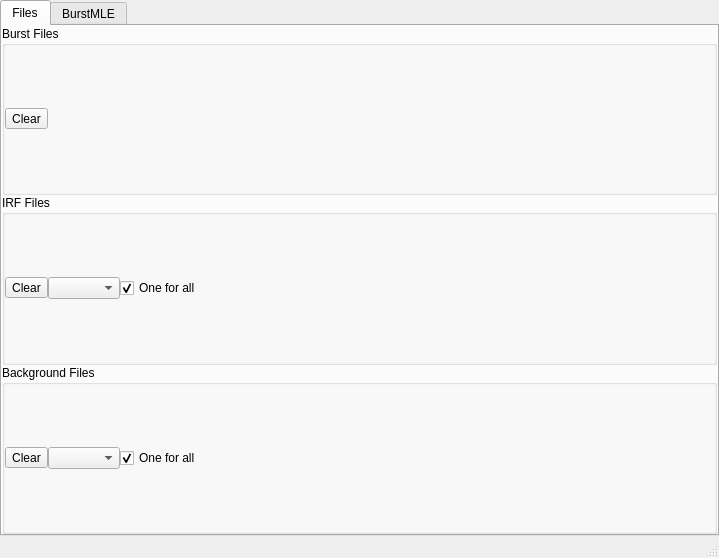
<?xml version="1.0" encoding="UTF-8"?>
<ui version="4.0">
 <class>MainWindow</class>
 <widget class="QMainWindow" name="MainWindow">
  <property name="geometry">
   <rect>
    <x>0</x>
    <y>0</y>
    <width>719</width>
    <height>512</height>
   </rect>
  </property>
  <property name="windowTitle">
   <string>MLE Lifetime Analysis</string>
  </property>
  <widget class="QWidget" name="centralwidget">
   <layout class="QVBoxLayout" name="verticalLayout">
    <property name="spacing">
     <number>0</number>
    </property>
    <property name="leftMargin">
     <number>0</number>
    </property>
    <property name="topMargin">
     <number>0</number>
    </property>
    <property name="rightMargin">
     <number>0</number>
    </property>
    <property name="bottomMargin">
     <number>0</number>
    </property>
    <item>
     <widget class="QTabWidget" name="tabWidget">
      <property name="currentIndex">
       <number>0</number>
      </property>
      <widget class="QWidget" name="tab_files">
       <attribute name="title">
        <string>Files</string>
       </attribute>
       <layout class="QHBoxLayout" name="horizontalLayout_5">
        <property name="spacing">
         <number>0</number>
        </property>
        <property name="leftMargin">
         <number>0</number>
        </property>
        <property name="topMargin">
         <number>0</number>
        </property>
        <property name="rightMargin">
         <number>0</number>
        </property>
        <property name="bottomMargin">
         <number>0</number>
        </property>
        <item>
         <layout class="QVBoxLayout" name="verticalLayout_3"/>
        </item>
        <item>
         <layout class="QVBoxLayout" name="verticalLayout_2">
          <item>
           <widget class="QGroupBox" name="groupBox_burst_files">
            <property name="sizePolicy">
             <sizepolicy hsizetype="Expanding" vsizetype="Preferred">
              <horstretch>0</horstretch>
              <verstretch>0</verstretch>
             </sizepolicy>
            </property>
            <property name="title">
             <string>Burst Files</string>
            </property>
            <layout class="QVBoxLayout" name="verticalLayout_7">
             <property name="spacing">
              <number>0</number>
             </property>
             <property name="leftMargin">
              <number>0</number>
             </property>
             <property name="topMargin">
              <number>0</number>
             </property>
             <property name="rightMargin">
              <number>0</number>
             </property>
             <property name="bottomMargin">
              <number>0</number>
             </property>
             <item>
              <layout class="QHBoxLayout" name="horizontalLayout">
               <item>
                <widget class="QToolButton" name="toolButton_clear_burst">
                 <property name="text">
                  <string>Clear</string>
                 </property>
                </widget>
               </item>
               <item>
                <spacer name="horizontalSpacer">
                 <property name="orientation">
                  <enum>Qt::Horizontal</enum>
                 </property>
                 <property name="sizeHint" stdset="0">
                  <size>
                   <width>40</width>
                   <height>20</height>
                  </size>
                 </property>
                </spacer>
               </item>
              </layout>
             </item>
             <item>
              <layout class="QVBoxLayout" name="verticalLayout_burst_files"/>
             </item>
            </layout>
           </widget>
          </item>
          <item>
           <widget class="QGroupBox" name="groupBox_irf_files">
            <property name="sizePolicy">
             <sizepolicy hsizetype="Expanding" vsizetype="Minimum">
              <horstretch>0</horstretch>
              <verstretch>0</verstretch>
             </sizepolicy>
            </property>
            <property name="title">
             <string>IRF Files</string>
            </property>
            <layout class="QVBoxLayout" name="verticalLayout_8">
             <property name="spacing">
              <number>0</number>
             </property>
             <property name="leftMargin">
              <number>0</number>
             </property>
             <property name="topMargin">
              <number>0</number>
             </property>
             <property name="rightMargin">
              <number>0</number>
             </property>
             <property name="bottomMargin">
              <number>0</number>
             </property>
             <item>
              <layout class="QHBoxLayout" name="horizontalLayout_2">
               <item>
                <widget class="QToolButton" name="toolButton_clear_irf">
                 <property name="text">
                  <string>Clear</string>
                 </property>
                </widget>
               </item>
               <item>
                <widget class="QComboBox" name="comboBox_irf_select"/>
               </item>
               <item>
                <widget class="QCheckBox" name="checkBox_irf_one_for_all">
                 <property name="text">
                  <string>One for all</string>
                 </property>
                 <property name="checked">
                  <bool>true</bool>
                 </property>
                </widget>
               </item>
               <item>
                <spacer name="horizontalSpacer_2">
                 <property name="orientation">
                  <enum>Qt::Horizontal</enum>
                 </property>
                 <property name="sizeHint" stdset="0">
                  <size>
                   <width>40</width>
                   <height>20</height>
                  </size>
                 </property>
                </spacer>
               </item>
              </layout>
             </item>
             <item>
              <layout class="QVBoxLayout" name="verticalLayout_irf_files"/>
             </item>
            </layout>
           </widget>
          </item>
          <item>
           <widget class="QGroupBox" name="groupBox_bg_files">
            <property name="sizePolicy">
             <sizepolicy hsizetype="Preferred" vsizetype="Minimum">
              <horstretch>0</horstretch>
              <verstretch>0</verstretch>
             </sizepolicy>
            </property>
            <property name="title">
             <string>Background Files</string>
            </property>
            <layout class="QVBoxLayout" name="verticalLayout_9">
             <property name="spacing">
              <number>0</number>
             </property>
             <property name="leftMargin">
              <number>0</number>
             </property>
             <property name="topMargin">
              <number>0</number>
             </property>
             <property name="rightMargin">
              <number>0</number>
             </property>
             <property name="bottomMargin">
              <number>0</number>
             </property>
             <item>
              <layout class="QHBoxLayout" name="horizontalLayout_3">
               <item>
                <widget class="QToolButton" name="toolButton_clear_bg">
                 <property name="text">
                  <string>Clear</string>
                 </property>
                </widget>
               </item>
               <item>
                <widget class="QComboBox" name="comboBox_background_select"/>
               </item>
               <item>
                <widget class="QCheckBox" name="checkBox_bg_one_for_all">
                 <property name="text">
                  <string>One for all</string>
                 </property>
                 <property name="checked">
                  <bool>true</bool>
                 </property>
                </widget>
               </item>
               <item>
                <spacer name="horizontalSpacer_3">
                 <property name="orientation">
                  <enum>Qt::Horizontal</enum>
                 </property>
                 <property name="sizeHint" stdset="0">
                  <size>
                   <width>40</width>
                   <height>20</height>
                  </size>
                 </property>
                </spacer>
               </item>
              </layout>
             </item>
             <item>
              <layout class="QVBoxLayout" name="verticalLayout_bg_files"/>
             </item>
            </layout>
           </widget>
          </item>
         </layout>
        </item>
       </layout>
      </widget>
      <widget class="QWidget" name="tab_parameters">
       <attribute name="title">
        <string>BurstMLE</string>
       </attribute>
       <layout class="QGridLayout" name="gridLayout_3">
        <item row="0" column="1" rowspan="6">
         <layout class="QVBoxLayout" name="verticalLayout_plots">
          <property name="spacing">
           <number>0</number>
          </property>
         </layout>
        </item>
        <item row="3" column="0">
         <widget class="QGroupBox" name="groupBox_model_params">
          <property name="sizePolicy">
           <sizepolicy hsizetype="Minimum" vsizetype="Minimum">
            <horstretch>0</horstretch>
            <verstretch>0</verstretch>
           </sizepolicy>
          </property>
          <property name="title">
           <string/>
          </property>
          <layout class="QGridLayout" name="gridLayout">
           <property name="leftMargin">
            <number>0</number>
           </property>
           <property name="topMargin">
            <number>0</number>
           </property>
           <property name="rightMargin">
            <number>0</number>
           </property>
           <property name="bottomMargin">
            <number>0</number>
           </property>
           <property name="spacing">
            <number>0</number>
           </property>
           <item row="8" column="3">
            <widget class="QCheckBox" name="checkBox_fix_r0">
             <property name="text">
              <string/>
             </property>
             <property name="checked">
              <bool>true</bool>
             </property>
            </widget>
           </item>
           <item row="7" column="0">
            <widget class="QLabel" name="label_16">
             <property name="text">
              <string>Gamma:</string>
             </property>
            </widget>
           </item>
           <item row="9" column="3">
            <widget class="QCheckBox" name="checkBox_fix_rho">
             <property name="text">
              <string/>
             </property>
            </widget>
           </item>
           <item row="9" column="0">
            <widget class="QLabel" name="label_18">
             <property name="text">
              <string>Rho (ns):</string>
             </property>
            </widget>
           </item>
           <item row="10" column="1">
            <widget class="QDoubleSpinBox" name="doubleSpinBox_twoIstar_result">
             <property name="readOnly">
              <bool>true</bool>
             </property>
             <property name="buttonSymbols">
              <enum>QAbstractSpinBox::NoButtons</enum>
             </property>
             <property name="decimals">
              <number>3</number>
             </property>
             <property name="maximum">
              <double>99999.000000000000000</double>
             </property>
            </widget>
           </item>
           <item row="8" column="1">
            <widget class="QDoubleSpinBox" name="doubleSpinBox_r0">
             <property name="decimals">
              <number>3</number>
             </property>
             <property name="maximum">
              <double>1.000000000000000</double>
             </property>
             <property name="singleStep">
              <double>0.010000000000000</double>
             </property>
             <property name="stepType">
              <enum>QAbstractSpinBox::AdaptiveDecimalStepType</enum>
             </property>
             <property name="value">
              <double>0.380000000000000</double>
             </property>
            </widget>
           </item>
           <item row="5" column="4">
            <widget class="QLabel" name="label_19">
             <property name="sizePolicy">
              <sizepolicy hsizetype="Minimum" vsizetype="Preferred">
               <horstretch>0</horstretch>
               <verstretch>0</verstretch>
              </sizepolicy>
             </property>
             <property name="text">
              <string>Fit</string>
             </property>
            </widget>
           </item>
           <item row="11" column="0">
            <widget class="QLabel" name="label_25">
             <property name="text">
              <string>rScatter</string>
             </property>
            </widget>
           </item>
           <item row="6" column="4">
            <widget class="QDoubleSpinBox" name="doubleSpinBox_tau_result">
             <property name="enabled">
              <bool>true</bool>
             </property>
             <property name="readOnly">
              <bool>true</bool>
             </property>
             <property name="buttonSymbols">
              <enum>QAbstractSpinBox::NoButtons</enum>
             </property>
             <property name="decimals">
              <number>3</number>
             </property>
             <property name="maximum">
              <double>20.000000000000000</double>
             </property>
            </widget>
           </item>
           <item row="6" column="1">
            <widget class="QDoubleSpinBox" name="doubleSpinBox_tau">
             <property name="sizePolicy">
              <sizepolicy hsizetype="Minimum" vsizetype="Fixed">
               <horstretch>0</horstretch>
               <verstretch>0</verstretch>
              </sizepolicy>
             </property>
             <property name="decimals">
              <number>3</number>
             </property>
             <property name="maximum">
              <double>20.000000000000000</double>
             </property>
             <property name="stepType">
              <enum>QAbstractSpinBox::AdaptiveDecimalStepType</enum>
             </property>
             <property name="value">
              <double>4.000000000000000</double>
             </property>
            </widget>
           </item>
           <item row="6" column="0">
            <widget class="QLabel" name="label_15">
             <property name="sizePolicy">
              <sizepolicy hsizetype="Fixed" vsizetype="Preferred">
               <horstretch>0</horstretch>
               <verstretch>0</verstretch>
              </sizepolicy>
             </property>
             <property name="text">
              <string>Tau (ns):</string>
             </property>
            </widget>
           </item>
           <item row="6" column="3">
            <widget class="QCheckBox" name="checkBox_fix_tau">
             <property name="text">
              <string/>
             </property>
            </widget>
           </item>
           <item row="7" column="3">
            <widget class="QCheckBox" name="checkBox_fix_gamma">
             <property name="text">
              <string/>
             </property>
            </widget>
           </item>
           <item row="7" column="4">
            <widget class="QDoubleSpinBox" name="doubleSpinBox_gamma_result">
             <property name="readOnly">
              <bool>true</bool>
             </property>
             <property name="buttonSymbols">
              <enum>QAbstractSpinBox::NoButtons</enum>
             </property>
             <property name="decimals">
              <number>3</number>
             </property>
             <property name="maximum">
              <double>1.000000000000000</double>
             </property>
            </widget>
           </item>
           <item row="11" column="3">
            <widget class="QLabel" name="label_27">
             <property name="text">
              <string>rExp</string>
             </property>
            </widget>
           </item>
           <item row="7" column="1">
            <widget class="QDoubleSpinBox" name="doubleSpinBox_gamma">
             <property name="decimals">
              <number>3</number>
             </property>
             <property name="maximum">
              <double>1.000000000000000</double>
             </property>
             <property name="singleStep">
              <double>0.010000000000000</double>
             </property>
             <property name="stepType">
              <enum>QAbstractSpinBox::AdaptiveDecimalStepType</enum>
             </property>
             <property name="value">
              <double>0.100000000000000</double>
             </property>
            </widget>
           </item>
           <item row="9" column="1">
            <widget class="QDoubleSpinBox" name="doubleSpinBox_rho">
             <property name="decimals">
              <number>3</number>
             </property>
             <property name="maximum">
              <double>999.000000000000000</double>
             </property>
             <property name="stepType">
              <enum>QAbstractSpinBox::AdaptiveDecimalStepType</enum>
             </property>
             <property name="value">
              <double>1.220000000000000</double>
             </property>
            </widget>
           </item>
           <item row="11" column="4">
            <widget class="QDoubleSpinBox" name="doubleSpinBox_r_exp_result">
             <property name="readOnly">
              <bool>true</bool>
             </property>
             <property name="buttonSymbols">
              <enum>QAbstractSpinBox::NoButtons</enum>
             </property>
             <property name="decimals">
              <number>3</number>
             </property>
             <property name="minimum">
              <double>-1.000000000000000</double>
             </property>
             <property name="maximum">
              <double>1.000000000000000</double>
             </property>
            </widget>
           </item>
           <item row="10" column="0">
            <widget class="QLabel" name="label_3">
             <property name="text">
              <string>Score</string>
             </property>
            </widget>
           </item>
           <item row="0" column="1">
            <widget class="QCheckBox" name="checkBox_2IStar">
             <property name="text">
              <string>2I*: P+2S</string>
             </property>
             <property name="checked">
              <bool>true</bool>
             </property>
            </widget>
           </item>
           <item row="11" column="1">
            <widget class="QDoubleSpinBox" name="doubleSpinBox_r_scatter_result">
             <property name="readOnly">
              <bool>true</bool>
             </property>
             <property name="buttonSymbols">
              <enum>QAbstractSpinBox::NoButtons</enum>
             </property>
             <property name="decimals">
              <number>3</number>
             </property>
             <property name="minimum">
              <double>-1.000000000000000</double>
             </property>
             <property name="maximum">
              <double>1.000000000000000</double>
             </property>
            </widget>
           </item>
           <item row="5" column="1">
            <widget class="QLabel" name="label_5">
             <property name="text">
              <string>Initial value</string>
             </property>
            </widget>
           </item>
           <item row="8" column="0">
            <widget class="QLabel" name="label_17">
             <property name="text">
              <string>r0:</string>
             </property>
            </widget>
           </item>
           <item row="5" column="3">
            <widget class="QLabel" name="label_20">
             <property name="sizePolicy">
              <sizepolicy hsizetype="Fixed" vsizetype="Preferred">
               <horstretch>0</horstretch>
               <verstretch>0</verstretch>
              </sizepolicy>
             </property>
             <property name="toolTip">
              <string>Fix parameter</string>
             </property>
             <property name="text">
              <string>F</string>
             </property>
            </widget>
           </item>
           <item row="8" column="4">
            <widget class="QDoubleSpinBox" name="doubleSpinBox_r0_result">
             <property name="readOnly">
              <bool>true</bool>
             </property>
             <property name="buttonSymbols">
              <enum>QAbstractSpinBox::NoButtons</enum>
             </property>
             <property name="decimals">
              <number>3</number>
             </property>
             <property name="maximum">
              <double>1.000000000000000</double>
             </property>
            </widget>
           </item>
           <item row="9" column="4">
            <widget class="QDoubleSpinBox" name="doubleSpinBox_rho_result">
             <property name="readOnly">
              <bool>true</bool>
             </property>
             <property name="buttonSymbols">
              <enum>QAbstractSpinBox::NoButtons</enum>
             </property>
             <property name="decimals">
              <number>3</number>
             </property>
             <property name="maximum">
              <double>20.000000000000000</double>
             </property>
            </widget>
           </item>
           <item row="0" column="0">
            <widget class="QCheckBox" name="checkBox_BIFL_scatter">
             <property name="sizePolicy">
              <sizepolicy hsizetype="Fixed" vsizetype="Fixed">
               <horstretch>0</horstretch>
               <verstretch>0</verstretch>
              </sizepolicy>
             </property>
             <property name="text">
              <string>BIFL scatter</string>
             </property>
            </widget>
           </item>
           <item row="1" column="0">
            <layout class="QHBoxLayout" name="horizontalLayout_4">
             <property name="spacing">
              <number>0</number>
             </property>
             <item>
              <widget class="QToolButton" name="toolButton_hyper_opt">
               <property name="text">
                <string>Optimize target</string>
               </property>
              </widget>
             </item>
             <item>
              <widget class="QSpinBox" name="spinBox_n_h_opt">
               <property name="sizePolicy">
                <sizepolicy hsizetype="Fixed" vsizetype="Fixed">
                 <horstretch>0</horstretch>
                 <verstretch>0</verstretch>
                </sizepolicy>
               </property>
               <property name="minimum">
                <number>20</number>
               </property>
               <property name="maximum">
                <number>999</number>
               </property>
               <property name="singleStep">
                <number>5</number>
               </property>
               <property name="value">
                <number>50</number>
               </property>
              </widget>
             </item>
            </layout>
           </item>
           <item row="0" column="4">
            <widget class="QCheckBox" name="checkBox_save_vv_vhs">
             <property name="text">
              <string>Save VV/VHs</string>
             </property>
            </widget>
           </item>
          </layout>
         </widget>
        </item>
        <item row="1" column="0">
         <widget class="QGroupBox" name="groupBox_2">
          <property name="title">
           <string/>
          </property>
          <layout class="QGridLayout" name="gridLayout_7">
           <property name="leftMargin">
            <number>0</number>
           </property>
           <property name="topMargin">
            <number>0</number>
           </property>
           <property name="rightMargin">
            <number>0</number>
           </property>
           <property name="bottomMargin">
            <number>0</number>
           </property>
           <property name="spacing">
            <number>0</number>
           </property>
           <item row="3" column="1">
            <widget class="QSpinBox" name="spinBox_irf_start">
             <property name="toolTip">
              <string>Convolution start</string>
             </property>
             <property name="minimum">
              <number>-1</number>
             </property>
             <property name="maximum">
              <number>999999</number>
             </property>
             <property name="singleStep">
              <number>1</number>
             </property>
             <property name="value">
              <number>-1</number>
             </property>
            </widget>
           </item>
           <item row="3" column="2">
            <widget class="QSpinBox" name="spinBox_irf_stop">
             <property name="minimum">
              <number>-1</number>
             </property>
             <property name="maximum">
              <number>999999</number>
             </property>
             <property name="singleStep">
              <number>1</number>
             </property>
             <property name="value">
              <number>-1</number>
             </property>
            </widget>
           </item>
           <item row="1" column="0">
            <widget class="QLabel" name="label_29">
             <property name="sizePolicy">
              <sizepolicy hsizetype="Fixed" vsizetype="Preferred">
               <horstretch>0</horstretch>
               <verstretch>0</verstretch>
              </sizepolicy>
             </property>
             <property name="text">
              <string>Shift</string>
             </property>
            </widget>
           </item>
           <item row="1" column="2">
            <widget class="QDoubleSpinBox" name="doubleSpinBox_shift_ss">
             <property name="minimum">
              <double>-99.000000000000000</double>
             </property>
             <property name="stepType">
              <enum>QAbstractSpinBox::AdaptiveDecimalStepType</enum>
             </property>
            </widget>
           </item>
           <item row="0" column="2">
            <widget class="QLabel" name="label_6">
             <property name="text">
              <string>VH</string>
             </property>
            </widget>
           </item>
           <item row="1" column="1">
            <widget class="QDoubleSpinBox" name="doubleSpinBox_shift_sp">
             <property name="minimum">
              <double>-99.000000000000000</double>
             </property>
             <property name="stepType">
              <enum>QAbstractSpinBox::AdaptiveDecimalStepType</enum>
             </property>
            </widget>
           </item>
           <item row="2" column="0">
            <widget class="QLabel" name="label_13">
             <property name="text">
              <string>Threshold</string>
             </property>
            </widget>
           </item>
           <item row="0" column="1">
            <widget class="QLabel" name="label">
             <property name="text">
              <string>VV</string>
             </property>
            </widget>
           </item>
           <item row="3" column="0">
            <widget class="QLabel" name="label_8">
             <property name="text">
              <string>IRF range</string>
             </property>
            </widget>
           </item>
           <item row="2" column="1">
            <widget class="QDoubleSpinBox" name="doubleSpinBox_irf_threshold_vv">
             <property name="decimals">
              <number>3</number>
             </property>
             <property name="maximum">
              <double>1.000000000000000</double>
             </property>
             <property name="singleStep">
              <double>0.020000000000000</double>
             </property>
             <property name="stepType">
              <enum>QAbstractSpinBox::AdaptiveDecimalStepType</enum>
             </property>
             <property name="value">
              <double>0.150000000000000</double>
             </property>
            </widget>
           </item>
           <item row="2" column="2">
            <widget class="QDoubleSpinBox" name="doubleSpinBox_irf_threshold_vh">
             <property name="maximum">
              <double>1.000000000000000</double>
             </property>
             <property name="singleStep">
              <double>0.020000000000000</double>
             </property>
             <property name="value">
              <double>0.150000000000000</double>
             </property>
            </widget>
           </item>
           <item row="0" column="0">
            <widget class="QLabel" name="label_7">
             <property name="text">
              <string>IRF</string>
             </property>
            </widget>
           </item>
          </layout>
         </widget>
        </item>
        <item row="2" column="0">
         <widget class="QGroupBox" name="groupBox_fit_params">
          <property name="sizePolicy">
           <sizepolicy hsizetype="Minimum" vsizetype="Minimum">
            <horstretch>0</horstretch>
            <verstretch>0</verstretch>
           </sizepolicy>
          </property>
          <property name="title">
           <string/>
          </property>
          <layout class="QGridLayout" name="gridLayout_4">
           <property name="leftMargin">
            <number>0</number>
           </property>
           <property name="topMargin">
            <number>0</number>
           </property>
           <property name="rightMargin">
            <number>0</number>
           </property>
           <property name="bottomMargin">
            <number>0</number>
           </property>
           <property name="spacing">
            <number>0</number>
           </property>
           <item row="3" column="0">
            <widget class="QLabel" name="label_28">
             <property name="text">
              <string>Shift (VV/VH)</string>
             </property>
            </widget>
           </item>
           <item row="5" column="0">
            <widget class="QLabel" name="label_24">
             <property name="sizePolicy">
              <sizepolicy hsizetype="Fixed" vsizetype="Preferred">
               <horstretch>0</horstretch>
               <verstretch>0</verstretch>
              </sizepolicy>
             </property>
             <property name="text">
              <string>Scatter Countrate [Hz]</string>
             </property>
            </widget>
           </item>
           <item row="5" column="1">
            <widget class="QDoubleSpinBox" name="doubleSpinBox_scatter_Countrate">
             <property name="maximum">
              <double>999999.000000000000000</double>
             </property>
             <property name="stepType">
              <enum>QAbstractSpinBox::AdaptiveDecimalStepType</enum>
             </property>
            </widget>
           </item>
           <item row="3" column="1">
            <widget class="QDoubleSpinBox" name="doubleSpinBox_shift">
             <property name="sizePolicy">
              <sizepolicy hsizetype="Minimum" vsizetype="Fixed">
               <horstretch>0</horstretch>
               <verstretch>0</verstretch>
              </sizepolicy>
             </property>
             <property name="decimals">
              <number>0</number>
             </property>
             <property name="minimum">
              <double>-9999.000000000000000</double>
             </property>
             <property name="maximum">
              <double>9999.000000000000000</double>
             </property>
             <property name="stepType">
              <enum>QAbstractSpinBox::DefaultStepType</enum>
             </property>
            </widget>
           </item>
          </layout>
         </widget>
        </item>
        <item row="5" column="0">
         <widget class="QPushButton" name="pushButton_process_bursts">
          <property name="sizePolicy">
           <sizepolicy hsizetype="MinimumExpanding" vsizetype="Fixed">
            <horstretch>0</horstretch>
            <verstretch>0</verstretch>
           </sizepolicy>
          </property>
          <property name="font">
           <font>
            <weight>75</weight>
            <bold>true</bold>
           </font>
          </property>
          <property name="styleSheet">
           <string notr="true">background-color: rgb(49, 208, 24)</string>
          </property>
          <property name="text">
           <string>Run</string>
          </property>
         </widget>
        </item>
        <item row="0" column="0">
         <layout class="QGridLayout" name="gridLayout_2">
          <property name="spacing">
           <number>0</number>
          </property>
          <item row="2" column="3">
           <widget class="QSpinBox" name="spinBox_micro_time_stop">
            <property name="maximum">
             <number>10000</number>
            </property>
            <property name="value">
             <number>4096</number>
            </property>
           </widget>
          </item>
          <item row="2" column="0">
           <widget class="QLabel" name="label_4">
            <property name="text">
             <string>Fit Start/Stop</string>
            </property>
           </widget>
          </item>
          <item row="1" column="0">
           <widget class="QLabel" name="label_window">
            <property name="text">
             <string>Detector:</string>
            </property>
           </widget>
          </item>
          <item row="2" column="1" colspan="2">
           <widget class="QSpinBox" name="spinBox_micro_time_start">
            <property name="maximum">
             <number>10000</number>
            </property>
           </widget>
          </item>
          <item row="0" column="0">
           <widget class="QLabel" name="label_21">
            <property name="text">
             <string>Filename</string>
            </property>
           </widget>
          </item>
          <item row="0" column="3">
           <widget class="QSpinBox" name="spinBox_current_file_idx"/>
          </item>
          <item row="1" column="1" colspan="3">
           <widget class="QComboBox" name="comboBox_window"/>
          </item>
          <item row="0" column="1" colspan="2">
           <widget class="QLineEdit" name="lineEdit_current_filename">
            <property name="sizePolicy">
             <sizepolicy hsizetype="Minimum" vsizetype="Fixed">
              <horstretch>0</horstretch>
              <verstretch>0</verstretch>
             </sizepolicy>
            </property>
           </widget>
          </item>
          <item row="3" column="0">
           <widget class="QLabel" name="label_14">
            <property name="text">
             <string>Minimum Photons:</string>
            </property>
           </widget>
          </item>
          <item row="3" column="1">
           <widget class="QSpinBox" name="spinBox_min_photons">
            <property name="minimum">
             <number>5</number>
            </property>
            <property name="maximum">
             <number>1000</number>
            </property>
            <property name="value">
             <number>20</number>
            </property>
           </widget>
          </item>
          <item row="3" column="3">
           <widget class="QToolButton" name="toolButton_save_fit">
            <property name="sizePolicy">
             <sizepolicy hsizetype="Fixed" vsizetype="Fixed">
              <horstretch>0</horstretch>
              <verstretch>0</verstretch>
             </sizepolicy>
            </property>
            <property name="toolTip">
             <string>Save use parameters as default.</string>
            </property>
            <property name="text">
             <string>to default</string>
            </property>
           </widget>
          </item>
         </layout>
        </item>
        <item row="4" column="0">
         <spacer name="verticalSpacer">
          <property name="orientation">
           <enum>Qt::Vertical</enum>
          </property>
          <property name="sizeHint" stdset="0">
           <size>
            <width>20</width>
            <height>40</height>
           </size>
          </property>
         </spacer>
        </item>
       </layout>
      </widget>
     </widget>
    </item>
   </layout>
  </widget>
  <widget class="QMenuBar" name="menubar">
   <property name="geometry">
    <rect>
     <x>0</x>
     <y>0</y>
     <width>719</width>
     <height>21</height>
    </rect>
   </property>
  </widget>
  <widget class="QStatusBar" name="statusbar"/>
 </widget>
 <resources/>
 <connections/>
</ui>
